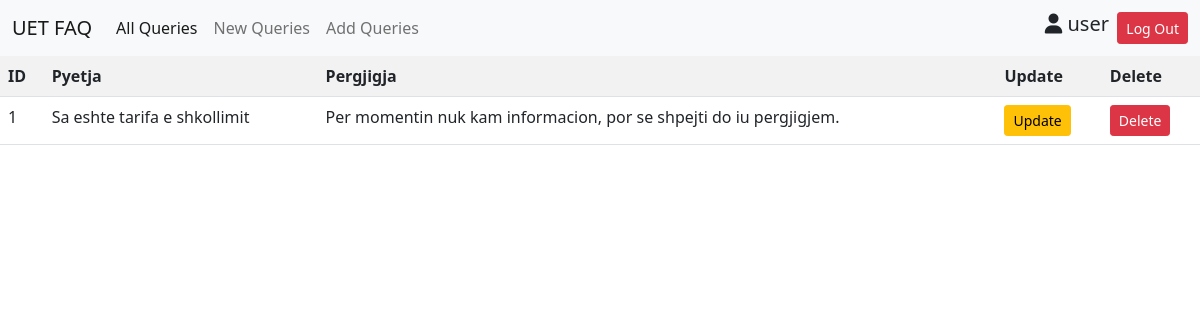
The page /admin.php?p=2 (signed in) on the database its author committed.
### tables this page shows
CREATE TABLE `information` (
  `id` int(11) NOT NULL,
  `questions` varchar(300) NOT NULL,
  `answers` varchar(500) NOT NULL
);

### admin.php (the view, shortened to what this page needs)
<!DOCTYPE html>
<html lang="en">
<head>
    <link href="https://cdn.jsdelivr.net/npm/bootstrap@5.1.3/dist/css/bootstrap.min.css"
    rel="stylesheet">
</head>
<body>
<nav class="navbar navbar-expand-lg navbar-light bg-light">
  <div class="container-fluid">
    <a class="navbar-brand" href="#">UET FAQ</a>
    <div class="collapse navbar-collapse" id="navbarSupportedContent">
      <ul class="navbar-nav me-auto mb-2 mb-lg-0">
        <li class="nav-item">
          <a class="nav-link active" aria-current="page" href="admin.php?p=1">All Queries</a>
        </li>
        <li class="nav-item">
          <a class="nav-link" href="admin.php?p=2">New Queries</a>
        </li>
        <li class="nav-item">
          <a class="nav-link" href="admin.php?p=3">Add Queries</a>
        </li>
      </ul>
      <form class="d-flex" action="admin.php?p=6" method="POST">
        <h5><i class="fas fa-user"></i>
          <?php  include('connection.php');
              if(!(isset($_SESSION['username']))){
                    header("location:index.php");
                       }else{
                          $username = $_SESSION['username'];}
                          echo$username; ?></h5>&nbsp;&nbsp;
        <button class="btn btn-sm btn-danger" type="submit">Log Out</button>
      </form>
    </div>
  </div>
</nav>
<?php
if(@$_GET['p']==2){
    $sql = "SELECT * FROM information WHERE answers = 'Per momentin nuk kam informacion, por se shpejti do iu pergjigjem.'";
    $counter=0;
echo'<table class="table table-striped">
  <tr>
        <th>ID</th>
        <th>Pyetja</th>
        <th>Pergjigja</th>
        <th>Update</th>
        <th>Delete</th>
  </tr>';
    $result = $connect->query($sql);
    if ($result->num_rows > 0){
     while($row = $result->fetch_assoc()) {
         $counter++;
         $id = $row["id"];
      echo '<tr><td>' .$counter. '</td><td>' . $row["questions"]. '</td><td>' . $row["answers"]. '</td>
      <td><a href="admin.php?update_query='.$id.'" class="btn btn-sm btn-warning">Update</a></td>
      <td><a href="admin.php?delete_query='.$id.'" class="btn btn-sm btn-danger">Delete</a></td></tr>';
    }
  echo '</table>';
}
}
?>
</body>
</html>

### rows shown on the page
information: questions "Sa eshte tarifa e shkollimit", answers "Per momentin nuk kam informacion, por se shpejti do iu pergjigjem."

### other values the page prints
$username "user"
